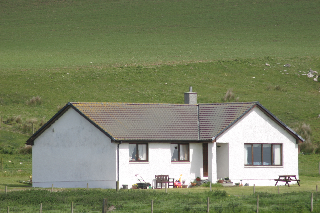
%> input picture project/week4/codeToComplete/segmentation_sol/3_12_s.bmp, 320 x 213 px
$ octave UGM_segmentation.m   (GNU Octave 9; MATLAB toolbox functions it lacks are replaced by stand-ins)
%> lines starting %> are read from the running program, lines starting %| are printed output that depends on the picture
### project/week4/codeToComplete/segmentation_sol/RGB2Lab.m
function [L,a,b] = RGB2Lab(R,G,B)
%RGB2LAB Convert an image from RGB to CIELAB
%
% function [L, a, b] = RGB2Lab(R, G, B)
% function [L, a, b] = RGB2Lab(I)
% function I = RGB2Lab(...)
%
% RGB2Lab takes red, green, and blue matrices, or a single M x N x 3 image,
% and returns an image in the CIELAB color space.  RGB values can be
% either between 0 and 1 or between 0 and 255.  Values for L are in the
% range [0,100] while a and b are roughly in the range [-110,110].  The
% output is of type double.
%
% This transform is based on ITU-R Recommendation BT.709 using the D65
% white point reference. The error in transforming RGB -> Lab -> RGB is
% approximately 10^-5.
%
% See also LAB2RGB.

% By Mark Ruzon from C code by Yossi Rubner, 23 September 1997.
% Updated for MATLAB 5 28 January 1998.
% Updated for MATLAB 7 30 March 2009.

if nargin == 1
  B = double(R(:,:,3));
  G = double(R(:,:,2));
  R = double(R(:,:,1));
end

if max(max(R)) > 1.0 || max(max(G)) > 1.0 || max(max(B)) > 1.0
  R = double(R) / 255;
  G = double(G) / 255;
  B = double(B) / 255;
end

% Set a threshold
T = 0.008856;

[M, N] = size(R);
s = M * N;
RGB = [reshape(R,1,s); reshape(G,1,s); reshape(B,1,s)];

% RGB to XYZ
MAT = [0.412453 0.357580 0.180423;
       0.212671 0.715160 0.072169;
       0.019334 0.119193 0.950227];
XYZ = MAT * RGB;

% Normalize for D65 white point
X = XYZ(1,:) / 0.950456;
Y = XYZ(2,:);
Z = XYZ(3,:) / 1.088754;

XT = X > T;
YT = Y > T;
ZT = Z > T;

Y3 = Y.^(1/3);

fX = XT .* X.^(1/3) + (~XT) .* (7.787 .* X + 16/116);
fY = YT .* Y3 + (~YT) .* (7.787 .* Y + 16/116);
fZ = ZT .* Z.^(1/3) + (~ZT) .* (7.787 .* Z + 16/116);

L = reshape(YT .* (116 * Y3 - 16.0) + (~YT) .* (903.3 * Y), M, N);
a = reshape(500 * (fX - fY), M, N);
b = reshape(200 * (fY - fZ), M, N);

if nargout < 2
  L = cat(3,L,a,b);
end

### project/week4/codeToComplete/segmentation_sol/CreateGridUGMModel.m
function [edgePot,edgeStruct]=CreateGridUGMModel(NumFils, NumCols, K, lambda)
%
%
% NumFils, NumCols: image dimension
% K: number of states
% lambda: smoothing factor


tic

nNodes = NumFils * NumCols;


adj = sparse(nNodes,nNodes);

% Add Down Edges
ind = 1:nNodes;
exclude = sub2ind([NumFils NumCols],repmat(NumFils,[1 NumCols]),1:NumCols); % No Down edge for last row
ind = setdiff(ind,exclude);
adj(sub2ind([nNodes nNodes],ind,ind+1)) = 1;

% Add Right Edges
ind = 1:nNodes;
exclude = sub2ind([NumFils NumCols],1:NumFils,repmat(NumCols,[1 NumFils])); % No right edge for last column
ind = setdiff(ind,exclude);
adj(sub2ind([nNodes nNodes],ind,ind+NumFils)) = 1;

% Add Up/Left Edges
adj = adj+adj';
edgeStruct = UGM_makeEdgeStruct(adj,K,0);

%Define Potts factor for each edge
pot_same=exp( (lambda(1)*ones(K,K) + (lambda(2)-lambda(1))*eye(K)));

edgePot = zeros(K,K,edgeStruct.nEdges);
for e = 1:edgeStruct.nEdges
   n1 = edgeStruct.edgeEnds(e,1);
   n2 = edgeStruct.edgeEnds(e,2);

   edgePot(:,:,e) = pot_same;
end

toc;

### project/week4/codeToComplete/segmentation_sol/UGM/sub/UGM_makeEdgeStruct.m
function [edgeStruct] = UGM_makeEdgeStruct(adj,nStates,useMex,maxIter)
% [edgeStruct] = UGM_makeEdgeStruct(adj,nStates,useMex,maxIter)
%
% adj - nNodes by nNodes adjacency matrix (0 along diagonal)
%

if nargin < 3
    useMex = 1;
end
if nargin < 4
    maxIter = 100;
end

nNodes = int32(length(adj));
%[i j] = ind2sub([nNodes nNodes],find(adj));
[i j] = find(adj);
nEdges = length(i)/2;
edgeEnds = zeros(nEdges,2,'int32');
eNum = 0;
for e = 1:nEdges*2
   if j(e) < i(e)
       edgeEnds(eNum+1,:) = [j(e) i(e)];
       eNum = eNum+1;
   end
end

[V,E] = UGM_makeEdgeVE(edgeEnds,nNodes,useMex);


edgeStruct.edgeEnds = edgeEnds;
edgeStruct.V = V;
edgeStruct.E = E;
edgeStruct.nNodes = nNodes;
edgeStruct.nEdges = size(edgeEnds,1);

% Handle other arguments
if isscalar(nStates)
   nStates = repmat(nStates,[nNodes 1]);
end
edgeStruct.nStates = int32(nStates(:));
edgeStruct.useMex = useMex;
edgeStruct.maxIter = int32(maxIter);

### project/week4/codeToComplete/segmentation_sol/UGM/sub/UGM_makeEdgeVE.m
function [V,E] = UGM_makeEdgeVE(edgeEnds,nNodes,useMex)
% Calculate :
% E - [ [indexes of edges connected to node 1][indexes of edges connected to node 2] .... [indexes of edges connected to node nNodes] ]
% V -- V(i) = the sum of the number of edges connected to nodes (1,2,...i-1) plus 1  (the sums of the lengths of the above blocks 1,2..i-1 plus 1)

if nargin < 3
	useMex = 1; %decia 1
end

if useMex % Note: much more memory efficient
	[V,E] = UGM_makeEdgeVEC(int32(edgeEnds),int32(nNodes));
else
	nEdges = size(edgeEnds,1);

	nNei = zeros(nNodes,1);
	nei = zeros(nNodes,0);
	for e = 1:nEdges
		n1 = edgeEnds(e,1);
		n2 = edgeEnds(e,2);
		nNei(n1) = nNei(n1)+1;
		nNei(n2) = nNei(n2)+1;
		nei(n1,nNei(n1)) = e;
		nei(n2,nNei(n2)) = e;
	end

	edge = 1;
	V = zeros(nNodes+1,1,'int32');
	E = zeros(2*nEdges,1,'int32');
	for n = 1:nNodes
		V(n) = edge;
		nodeEdges = sort(nei(n,1:nNei(n)));
		E(edge:edge+length(nodeEdges)-1,1) = nodeEdges;
		edge = edge+length(nodeEdges);
	end
	V(nNodes+1) = edge;
end

### project/week4/codeToComplete/segmentation_sol/UGM_segmentation.m
clear all;
close all;
clc;

addpath UGM/KPM
addpath UGM/compiled
addpath UGM/decode
addpath UGM/examples
addpath UGM/infer
addpath UGM/mex
addpath UGM/minConf_2009
addpath UGM/minFunc_2009
addpath UGM/minFunc_2009/logistic
addpath UGM/misc
addpath UGM/sample
addpath UGM/sub
addpath UGM/train

im_name='3_12_s.bmp';

%Add  library paths
basedir='./UGM/';
addpath(basedir);


%Set model parameters
%cluster color
K=4; % Number of color clusters (=number of states of hidden variables)

%Pair-wise parameters
smooth_term=[0.0 2]; % Potts Model

%Load images
im = imread(im_name);
%> im is the input picture: size 213x320x3 uint8; mean R, G, B 123, 130.6, 100.8


NumFils = size(im,1);
%> NumFils = 213
NumCols = size(im,2);
%> NumCols = 320

%Convert to LAB colors space
% TODO: Uncomment if you want to work in the LAB space
%
im = RGB2Lab(im);
%> in RGB2Lab, `B = double(R(:,:,3));`:
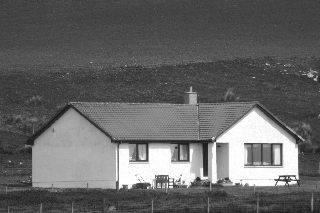
%> B: size 213x320 double; min 21, max 255, mean 100.8
%> in RGB2Lab, `R = double(R(:,:,1));`:
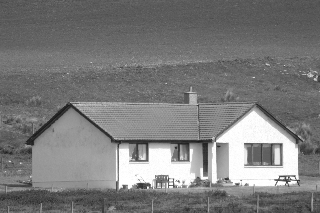
%> R: size 213x320 double; min 25, max 255, mean 123
%> in RGB2Lab, `XT = X > T;`: XT = 68160 logical values, 68160 true
%> in RGB2Lab, `L = reshape(YT .* (116 * Y3 - 16.0) + (~YT) .* (903.3 * Y), M, N);`:
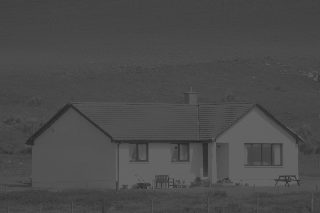
%> L: size 213x320 double; min 37.59, max 100, mean 74.9
%> in RGB2Lab, `a = reshape(500 * (fX - fY), M, N);`:
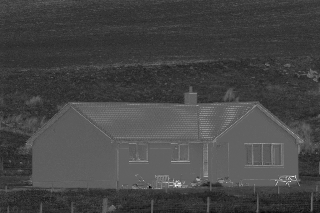
%> a: size 213x320 double; min -22.11, max 35.96, mean -6.1; drawn with min black and max white
%> in RGB2Lab, `b = reshape(200 * (fY - fZ), M, N);`:
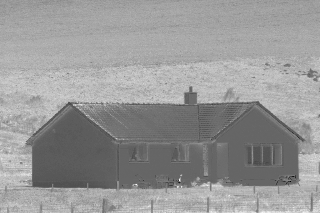
%> b: size 213x320 double; min -23.98, max 35.76, mean 11.6; drawn with min black and max white
%> in RGB2Lab, `L = cat(3,L,a,b);`:
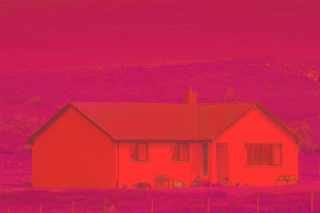
%> L: size 213x320x3 double; mean R, G, B 74.9, -6.1, 11.6; drawn with min black and max white


%Preparing data for GMM fiting
%
% TODO: define the unary energy term: data_term
% data_term = P( color at pixel 'x' | Cluster color 'c' )


data_term=[];

%Preparing data for GMM fiting
%
x=double(reshape(im,[NumFils*NumCols size(im,3)]));
gmm_color = gmdistribution.fit(x,K);
mu_color=gmm_color.mu;
%> mu_color = [71.42 -9.52 16.95; 81.96 -0.188 0.466; 68.87 -1.36 8.03; 93.43 -0.168 -0.843]


% Estimate Unary potentials
[data_term] =gmm_color.posterior(x);


%Building 4-grid
%Build OpemGM Model for 4-connected segmentation
disp('create UGM model');
% Create UGM data
nodePot =reshape(data_term,[NumFils*NumCols K]);

[edgePot,edgeStruct] = CreateGridUGMModel(NumFils, NumCols, K ,smooth_term);


if ~isempty(edgePot)

    % color clustering
    [~,c] = min(reshape(data_term,[NumFils*NumCols K]),[],2);
    im_c= reshape(mu_color(c,:),size(im));
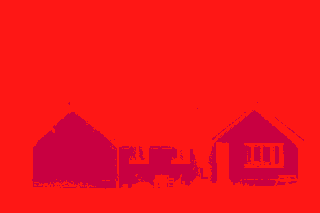
%> im_c: size 213x320x3 double; mean R, G, B 90, -1.6, 1.9; drawn with min black and max white

    % Call different UGM inference algorithms
    display('Loopy Belief Propagation'); tic;
%> (the run ends here)
